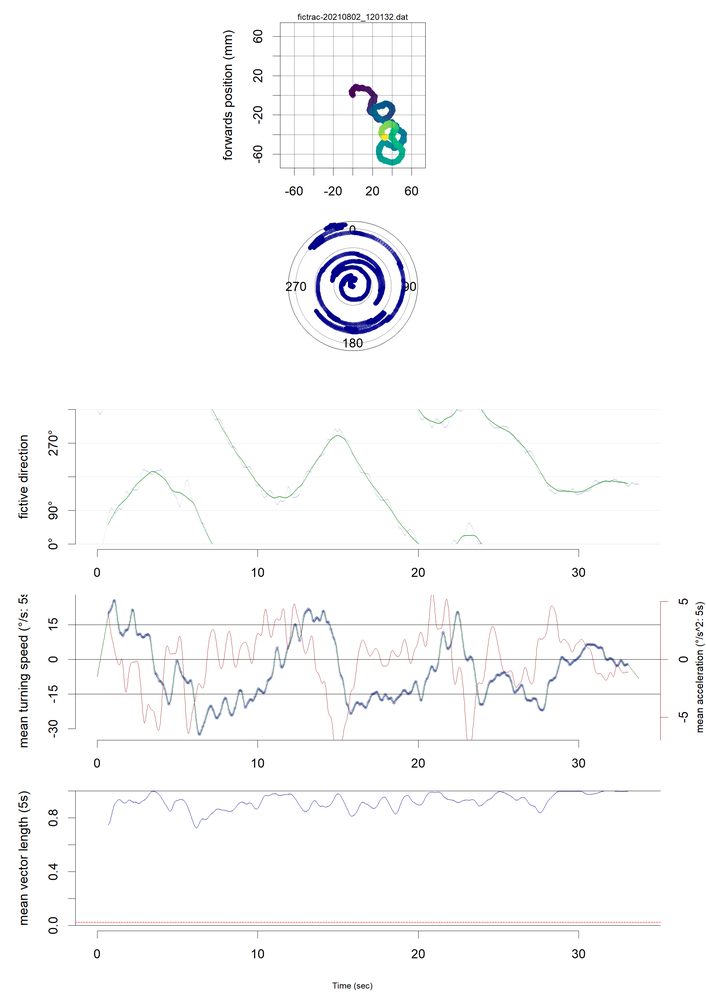
#> input picture Walking/testdata/fictrac-20210802_120132.dat_.png, 706 x 999 px, shrunk from 2100 x 2970 before the run
$ python avg_images_exposure.py ../Walking/testdata out.png
#> lines starting #> are read from the running program, lines starting #| are printed output that depends on the picture
import os
import numpy as np
from PIL import Image
import sys
import cv2
import tifffile

def process_images(image_folder):

#> called with image_folder = '../Walking/testdata'
    image_files = [f for f in os.listdir(image_folder) if f.endswith(('png', 'jpg', 'jpeg', 'bmp', 'tiff'))]
    image_files.sort()

    if not image_files:
        print("No images found in the folder.")
        return None

    # images as numpy arrays
    first_image_path = os.path.join(image_folder, image_files[0])
    sum_image = np.array(Image.open(first_image_path).convert('L'), dtype=np.float64)


    for image_file in image_files[1:]:
        image_path = os.path.join(image_folder, image_file)
        img = np.array(Image.open(image_path).convert('L'), dtype=np.float64)
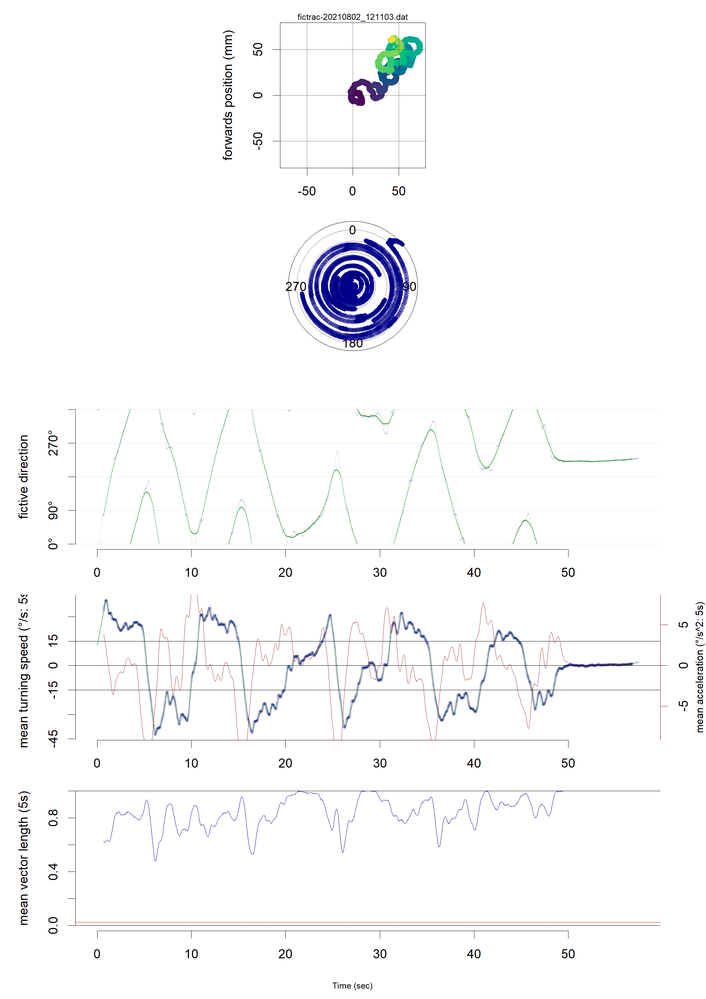
#> input picture Walking/testdata/fictrac-20210802_121103.dat_.png, 706 x 999 px, shrunk from 2100 x 2970 before the run
        sum_image += img # add pixel values
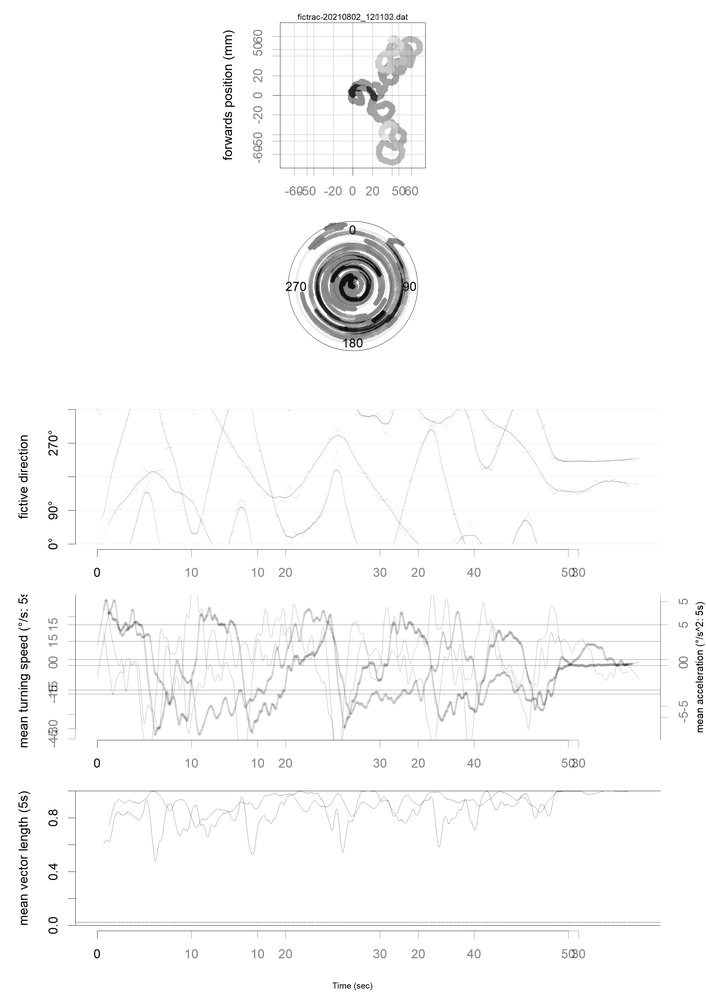
#> sum_image: shape (999, 706) float64; min 0, max 510, mean 499.5; drawn with min black and max white

    avg_image = sum_image

    return avg_image


if __name__ == "__main__":
    image_folder = sys.argv[1]

    result_image = process_images(image_folder)
    tifffile.imwrite(sys.argv[2], result_image)
    loaded_image = tifffile.imread(sys.argv[2])

    print("Data type:", loaded_image.dtype)
#| Data type: float64
